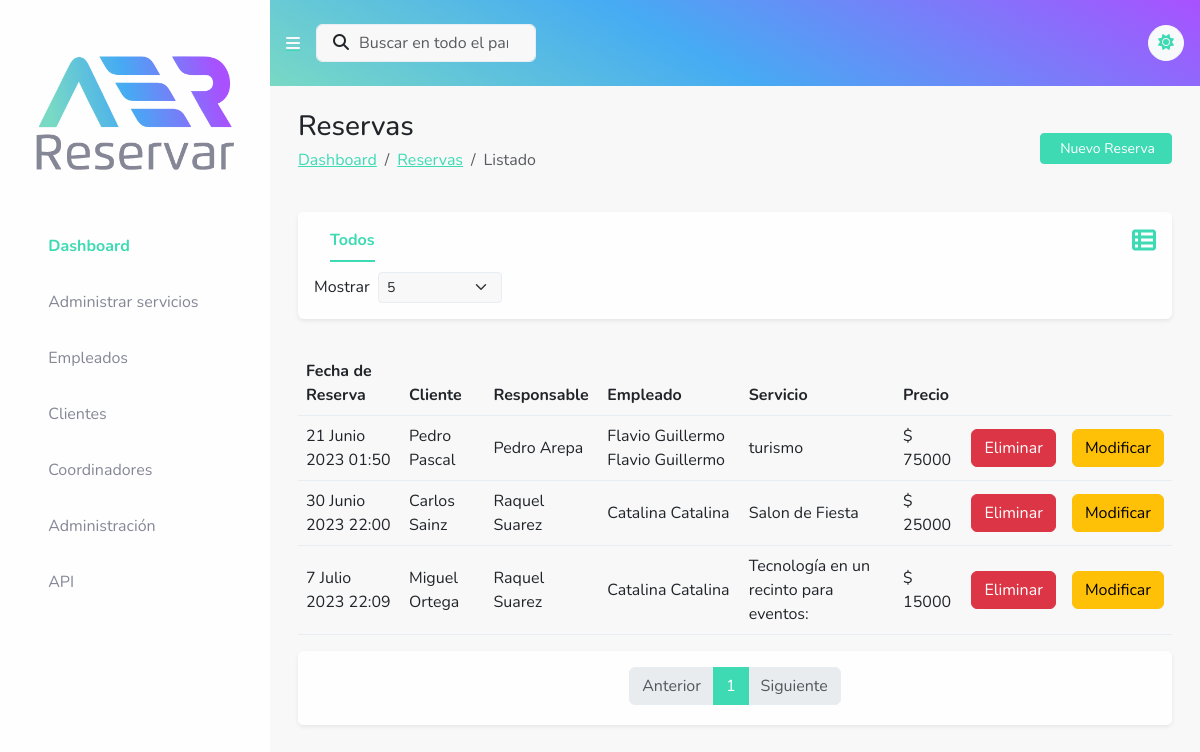
/reservas/listado/, run on the app's committed database.
### reservas/models.py (models this page shows, shortened)
class ReservaServicio(models.Model):
    created = models.DateTimeField(verbose_name="Creado el", auto_now_add=True)
    updated = models.DateTimeField(verbose_name="Actualizado el", auto_now=True)
    fecha_reserva = models.DateTimeField(verbose_name="Reserva para el")
    cliente = models.ForeignKey(Cliente, related_name="reservas", on_delete=models.CASCADE)
    responsable = models.ForeignKey(Coordinador, related_name="reservas", on_delete=models.CASCADE)
    empleado = models.ForeignKey(Empleado, related_name="reservas", on_delete=models.CASCADE)
    servicio = models.ForeignKey(Servicio, related_name="reservas", on_delete=models.CASCADE)
    precio = models.IntegerField(verbose_name="precio", default=0)
    class Meta:
        db_table = 'Reserva_Servicio_db'
        verbose_name = 'Reserva'
        verbose_name_plural = 'Reservas'

class Cliente(models.Model):
    nombre = models.CharField(max_length=40, blank=False, null=False, verbose_name="Nombre")
    apellido = models.CharField(max_length=40, blank=False, null=False, verbose_name="Apellido")
    activo = models.BooleanField(default=True, blank=False, null=False, verbose_name="Activo")
    imagen = models.ImageField(upload_to='upload/img/clientes/', null=True, blank=True, verbose_name='Imagen')
    created = models.DateTimeField(verbose_name="Creado el", auto_now_add=True)
    updated = models.DateTimeField(verbose_name="Actualizado el", auto_now=True)

class Coordinador(models.Model):
    nombre = models.CharField(max_length=100, verbose_name="Nombre")
    apellido = models.CharField(max_length=150, verbose_name="Apellido")
    dni = models.PositiveIntegerField(verbose_name="DNI", help_text='')
    activo = models.BooleanField(default=True, verbose_name="¿Está activo?")
    imagen = models.ImageField(upload_to='upload/img/coordinador/', null=True, blank=True, verbose_name='Imagen')
    created = models.DateTimeField(verbose_name="Creado el", auto_now_add=True)
    updated = models.DateTimeField(verbose_name="Actualizado el", auto_now=True)
    class Meta:
        db_table = 'coordinador_db'
        verbose_name = 'Coordinador'
        verbose_name_plural = 'Coordinadores'

class Empleado(models.Model):
    nombre = models.CharField(max_length=100, verbose_name="Nombre")
    apellido = models.CharField(max_length=150, verbose_name="Apellido")
    numero_legajo = models.PositiveIntegerField(verbose_name="Numero de legajo", help_text='')
    activo = models.BooleanField(default=True, verbose_name="¿Está activo?")
    imagen = models.ImageField(upload_to='upload/img/empleados/', null=True, blank=True, verbose_name='Imagen')
    created = models.DateTimeField(verbose_name="Creado el", auto_now_add=True)
    updated = models.DateTimeField(verbose_name="Actualizado el", auto_now=True)
    class Meta:
        db_table = 'empleado_db'
        verbose_name = 'Empleado'
        verbose_name_plural = 'Empleados'

class Servicio(models.Model):
    nombre = models.CharField(max_length=100, verbose_name="Nombre")
    descripcion = models.CharField(max_length=150, verbose_name="Descripcion")
    precio = models.IntegerField(verbose_name="Precio", help_text='')
    activo = models.BooleanField(default=True, verbose_name="¿Está activo?")
    imagen = models.ImageField(upload_to='upload/img/servicios/', null=True, blank=True, verbose_name='Imagen')
    created = models.DateTimeField(verbose_name="Creado el", auto_now_add=True)
    updated = models.DateTimeField(verbose_name="Actualizado el", auto_now=True)
    class Meta:
        db_table = 'Servicio_db'
        verbose_name = 'Servicio'
        verbose_name_plural = 'Servicios'
    def __str__(self):
        return self.nombre

### reservas/views.py (the view)
# urls.py: path('reservas/listado/', views.list_reserve_view, name='reservations-list'),
def list_reserve_view(request, cnt=5):
    filter_mode = request.GET.get('filter', 'all')
    query = request.GET.get('search')
    if query:
        reservas = ReservaServicio.objects.filter(nombre__icontains=query) | ReservaServicio.objects.filter(apellido__icontains=query)
    else:
        if 'inactive' in filter_mode:
            reservas = ReservaServicio.objects.filter(activo=False)
        elif 'active' in filter_mode:
            reservas = ReservaServicio.objects.filter(activo=True)
        else:
            reservas = ReservaServicio.objects.all()
    paginator = Paginator(reservas, cnt)
    page = request.GET.get('page')
    try:
        items = paginator.page(page)
    except PageNotAnInteger:
        items = paginator.page(1)
    except EmptyPage:
        items = paginator.page(paginator.num_pages)
    index = items.number - 1
    max_index = len(paginator.page_range)
    start_index = index - 5 if index >= 5 else 0
    end_index = index + 5 if index <= max_index - 5 else max_index
    page_range = paginator.page_range[start_index:end_index]
    lista_servicio = Servicio.objects.filter(activo=True)
    lista_empleados = Empleado.objects.filter(activo=True)
    lista_clientes = Cliente.objects.filter(activo=True)
    lista_coordinadores = Coordinador.objects.filter(activo=True)
    context = {
        'form': ReservaForm(),
        'reservas': items,
        'page_range': page_range,
        'cnt': cnt,
        'filter': filter_mode,
        'query': query,
        "servicios": lista_servicio,
        "empleados": lista_empleados,
        "clientes": lista_clientes,
        "coordinadores": lista_coordinadores,
        'titulo_singular': "Reserva",
        'titulo_plural': "Reservas",
        'headers': ["Fecha de Reserva",
                    "Cliente",
                    "Responsable",
                    "Empleado",
                    "Servicio",
                    "Precio"],
    }
    return render(request, 'listado_reservas.html', context)

### reservas/templates/listado_reservas.html (shortened to what this page needs)
{% extends "base.html" %}
{% load static %}
{% block content%}
<div class="container-fluid">
    <div class="row">
        <div class="col">
            <div class="d-sm-flex justify-content-between align-items-center mb-4 mx-3">
                <div>
                    <h3 class="mb-1">Reservas</h3>
                    <nav aria-label="breadcrumb">
                        <ol class="breadcrumb">
                            <li class="breadcrumb-item"><a href="{% url 'dashboard' %}">Dashboard</a></li>
                            <li class="breadcrumb-item"><a href="{% url 'reservations-list' %}">Reservas</a></li>
                            <li class="breadcrumb-item active" aria-current="page">Listado</li>
                        </ol>
                    </nav>
                </div>
                <div class="d-flex justify-content-end">
                    <a class="btn btn-primary btn-sm d-none d-sm-inline-block ms-2 px-3"
                       onclick="cleanData('Reserva')"
                       data-bs-toggle="modal"
                       data-bs-target="#newReserveModal"
                       href="#">
                        &nbsp;Nuevo Reserva
                    </a>
                </div>
            </div>
        </div>
    </div>
    <div class="row">
        <div class="col">
            <div class="card border-0 shadow-sm mx-3">
                <div class="card-header d-flex border-0 pb-0">
                    <div class="col">
                        {% load custom_filters %}
                        <ul class="nav nav-underline ps-3">
                            <li class="nav-item">
                                <a class="nav-link {% if filter == 'all' %}active{% endif %}"
                                   id="all-filter"
                                   href="?filter=all">
                                    Todos
                                </a>
                            </li>
                        </ul>
                    </div>
                    <div class="col">
                        <ul class="nav nav-underline justify-content-end">
                            <li class="nav-item">
                                <a class="nav-link px-0 active border-bottom-0"
                                   id="a_table_id"
                                   data-bs-toggle="tab"
                                   data-bs-target="#table_id"
                                   role="tab"
                                   aria-controls="table_id"
                                   aria-selected="false"
                                   onclick="setViewMode('view-mode', 'table')"
                                   href="#">
                                    <i class="fs-4 fa-solid fa-table-list"></i>
                                </a>
                            </li>
                        </ul>
                        <div class="d-flex justify-content-end align-items-center pt-1">
                        </div>
                    </div>
                </div>
                <div class="card-body pt-1 pb-0">
                    <div class="row mb-2">
                        <div class="col-sm-12 col-md-12 col-lg-4 col-xl-3 col-xxl-3 text-nowrap">
                            <label class="form-label d-flex align-items-center">Mostrar &nbsp;
                                <select class="d-flex form-select form-select-sm"
                                        id="cantidad-select" name="cantidad">
                                    <option value="5" {% if cnt == 5 %}selected{% endif %}>5</option>
                                </select>&nbsp;
                            </label>
                        </div>
                        <div class="col-sm-12 col-md-12 col-lg-8 col-xl-9 col-xxl-9">
                        </div>
                    </div>
                </div>
            </div>
        </div>
    </div>
    <div class="tab-content" id="tab-content">
        <div class="tab-pane active show" id="table_id" role="tabpanel" aria-labelledby="table_id">
            <div class="row mt-4 mx-3">
                {% include 'addons/table_reserve.html' %}
            </div>
        </div>
    </div>
    <div class="row">
        <div class="col">
            <div class="card border-0 shadow-sm mx-3">
                <div class="card-footer rounded-top border-0 d-flex pt-3 pb-1">
                    <div class="col">
                        <nav class="d-flex justify-content-center">
                            <ul class="pagination">
                                {% if reservas.has_previous %}
                                <li class="page-item">
                                    <a class="page-link"
                                       href="?{% if request.GET %}{{ request.GET.urlencode|remove:'page' }}&{% endif %}page={{ reservas.previous_page_number }}"
                                       aria-label="Previous">
                                        <span aria-hidden="true">Anterior</span>
                                    </a>
                                </li>
                                {% else %}
                                <li class="page-item disabled">
                                    <a class="page-link" href="#" aria-label="Previous">
                                        <span aria-hidden="true">Anterior</span>
                                    </a>
                                </li>
                                {% endif %}
                                {% for num in page_range %}
                                {% if reservas.number == num %}
                                <li class="page-item active"><a class="page-link" href="#">{{ num }}</a></li>
                                {% endif %}
                                {% endfor %}
                                {% if reservas.has_next %}
                                <li class="page-item">
                                    <a class="page-link"
                                       href="?{% if request.GET %}{{ request.GET.urlencode|remove:'page' }}&{% endif %}page={{ reservas.next_page_number }}"
                                       aria-label="Next">
                                        <span aria-hidden="true">Siguiente</span>
                                    </a>
                                </li>
                                {% else %}
                                <li class="page-item disabled">
                                    <a class="page-link" href="#" aria-label="Next">
                                        <span aria-hidden="true">Siguiente</span>
                                    </a>
                                </li>
                                {% endif %}
                            </ul>
                        </nav>
                    </div>
                </div>
            </div>
        </div>
    </div>
</div>
{% endblock%}

### reservas/templates/addons/table_reserve.html
<div class="col px-0">
    <div class="table-responsive table mt-2" id="dataTable" role="grid"
         aria-describedby="dataTable_info">
        <table class="table my-0">
            <thead>
            <tr>
                {% for titulo in headers %}
                <th>{{ titulo }}</th>
                {%endfor%}
            </tr>
            </thead>
            <tbody>
            {% for reserva in reservas %}
            <tr class="align-middle">
                <td>{{ reserva.fecha_reserva }}</td>
                <td>{{ reserva.cliente.nombre }} {{ reserva.cliente.apellido }}</td>
                <td>{{ reserva.responsable.nombre }} {{ reserva.responsable.apellido }}</td>
                <td>{{ reserva.empleado.nombre }} {{ reserva.empleado.nombre }}</td>
                <td>{{ reserva.servicio }}</td>
                <td>$ {{ reserva.precio }}</td>
                <td style="width: 100px;">
                    <a class="btn btn-danger" href="{% url 'eliminar_reserva' reserva.id %}">
                        Eliminar
                    </a>
                </td>
                <td style="width: 100px;">
                    <a class="btn btn-warning"
                       href="#"
                       onclick="edit_reserva(this)"
                       data-id="{{ reserva.id }}"
                       data-bs-toggle="modal"
                       data-bs-target="#newReserveModal">
                        Modificar
                    </a>
                </td>
            </tr>
            {%endfor%}
            </tbody>
        </table>
    </div>
</div>

### data on the page
ReservaServicio: fecha_reserva "21 Junio 2023 01:50", cliente.nombre "Pedro", cliente.apellido "Pascal", responsable.nombre "Pedro", responsable.apellido "Arepa", empleado.nombre "Flavio Guillermo", servicio "turismo", precio "75000"
ReservaServicio: fecha_reserva "30 Junio 2023 22:00", cliente.nombre "Carlos", cliente.apellido "Sainz", responsable.nombre "Raquel", responsable.apellido "Suarez", empleado.nombre "Catalina", servicio "Salon de Fiesta", precio "25000"
ReservaServicio: fecha_reserva "7 Julio 2023 22:09", cliente.nombre "Miguel", cliente.apellido "Ortega", responsable.nombre "Raquel", responsable.apellido "Suarez", empleado.nombre "Catalina", servicio "Tecnología en un recinto para eventos:", precio "15000"

### other printed values
{{ titulo }} "Fecha de Reserva" "Cliente" "Responsable" "Empleado" "Servicio" "Precio"
{{ num }} "1"
